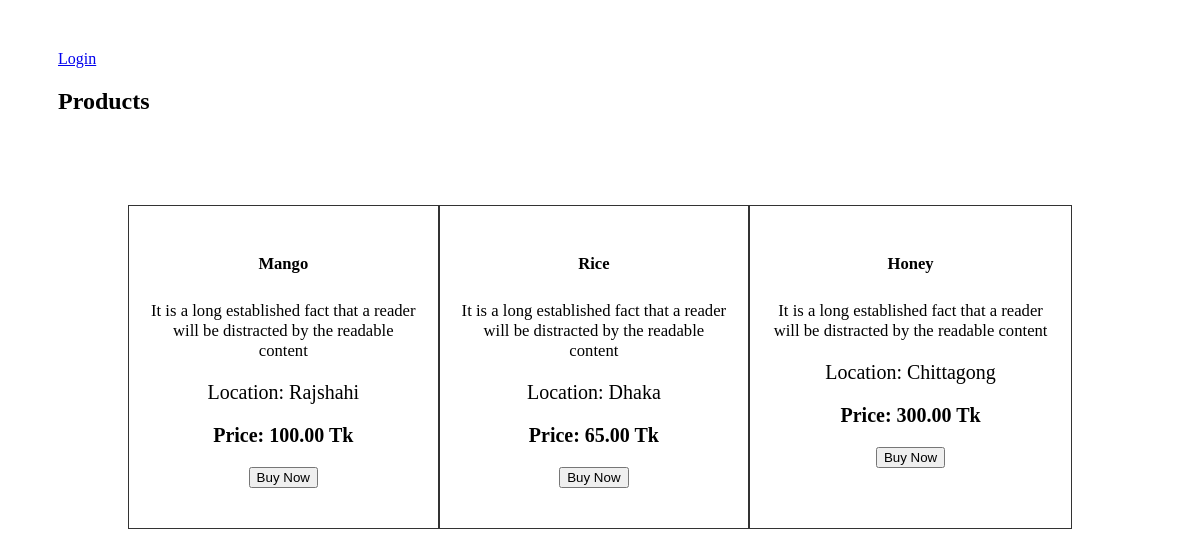
The page / on the database its author committed.
### tables this page shows
CREATE TABLE `products` (
  `id` int(11) NOT NULL,
  `name` varchar(100) NOT NULL,
  `description` text DEFAULT NULL,
  `price` float(12,2) NOT NULL,
  `location_id` int(11) NOT NULL
);

CREATE TABLE `locations` (
  `id` int(11) NOT NULL,
  `name` varchar(50) NOT NULL
);

### index.php (the view, shortened to what this page needs)
<?php
require 'include/head.php';
include 'actions.php';
?>
<div style="margin: 50px">
    <?php
        $sql = "SELECT * FROM products";
        $result = mysqli_query($conn, $sql);
        if (isset($_SESSION['loggedUserId']) && $_SESSION['userType'] == 1){
    ?>
            <a href="logout.php">Logout</a>
    <?php }else{
    ?>
            <a href="login.php">Login</a>
    <?php } ?>
    <h2>Products</h2>
    <div class="grid-container">
        <?php
            if (mysqli_num_rows($result) > 0){
                while ($row = mysqli_fetch_assoc($result)){
        ?>
                <div class="grid-item">
                    <h5><?=$row['name']?></h5>
                    <small><?=$row['description']?></small>
                    <?php
                        $loc_sql = "SELECT * FROM locations WHERE id='".$row['location_id']."'";
                        $loc_res = mysqli_query($conn, $loc_sql);
                        $loc = mysqli_fetch_assoc($loc_res);
                    ?>
                    <p>Location: <?=$loc['name']?></p>
                    <p>
                        <strong>Price:
                            <?=(isset($_SESSION['userLocationId']) && $_SESSION['userLocationId'] == $row['location_id']?
                                '<s>'.$row['price']. 'Tk</s> ' .($row['price']-(($row['price']/100)*25)).' Tk (<small>25% off for local customer</small>)':$row['price'].' Tk')?>
                        </strong>
                    </p>
                    <form action="actions.php" method="post">
                        <input type="submit" name="orderSubmit" value="Buy Now">
                    </form>
                </div>
        <?php }
            }else{
        ?>
                <p>No Product available</p>
        <?php }
        ?>
    </div>
</div>
</body>
</html>

### include/head.php (shortened to what this page needs)
<html>
<head>
    <link rel="stylesheet" href="css/style.css">
</head>
<body>

### css/style.css (style rules this page uses)
.grid-container { display: grid; grid-template-columns: auto auto auto; padding: 70px; }
.grid-item { background-color: rgba(255, 255, 255, 0.8); border: 1px solid rgba(0, 0, 0, 0.8); padding: 20px; font-size: 20px; text-align: center; }

### rows shown on the page
products: name "Mango", description "It is a long established fact that a reader will be distracted by the readable content", location.name "Rajshahi", price "100.00"
products: name "Rice", description "It is a long established fact that a reader will be distracted by the readable content", location.name "Dhaka", price "65.00"
products: name "Honey", description "It is a long established fact that a reader will be distracted by the readable content", location.name "Chittagong", price "300.00"
